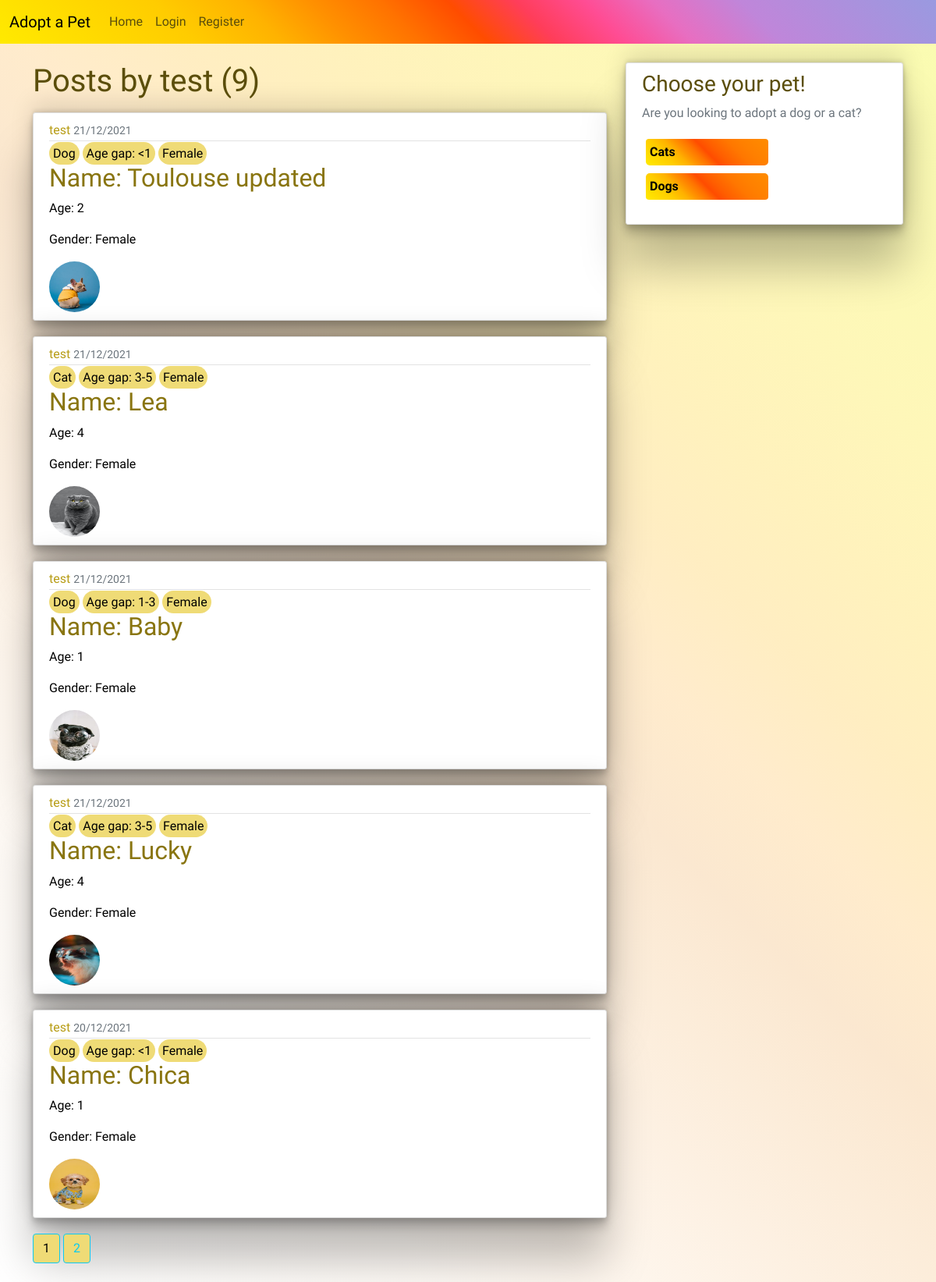
The app's page /user/test with its own data.
### app/models.py (models this page shows, shortened)
class User(db.Model, UserMixin):
    id = db.Column(db.Integer, primary_key=True)
    username = db.Column(db.String(20), unique=True, nullable=False)
    name = db.Column(db.String(30), nullable=False)
    email = db.Column(db.String(120), unique=True, nullable=False)
    image_file = db.Column(db.String(20), nullable=False, default='default.jpg')
    password = db.Column(db.String(60), nullable=False)
    posts = db.relationship('Post', backref='user', lazy=True)

class Post(db.Model):
    id = db.Column(db.Integer, primary_key=True)
    name = db.Column(db.String(20), nullable=False)
    age = db.Column(db.Integer, nullable=False)
    gender = db.Column(db.String(10), nullable=False)
    date_posted = db.Column(db.DateTime, nullable=False, default=datetime.utcnow)
    content = db.Column(db.Text, nullable=False)
    user_id = db.Column(db.Integer, db.ForeignKey('user.id'), nullable=False)
    pictures = db.Column(db.String(20), nullable=False, default='default.jpg')
    adoption_info = db.Column(db.Text, nullable=False)
    pet_tag = db.Column(db.String(5), nullable=False)
    age_tag = db.Column(db.String(5), nullable=False)

### app/routes.py (the view)
@app.route('/user/<string:username>')
def user_posts(username):
    page = request.args.get('page', 1, type=int)
    user = User.query.filter_by(username=username).first_or_404()
    posts = Post.query.filter_by(user=user) \
        .order_by(Post.date_posted.desc()) \
        .paginate(page=page, per_page=5)
    return render_template('user_posts.html', posts=posts, user=user)

### app/templates/user_posts.html
{% extends 'layout.html' %}
{% block content %}
<h1 class="mb-3">Posts by {{ user.username }} ({{ posts.total }}) </h1>
    {% for post in posts.items %}
         <article class="media content-section">
          <div class="media-body">
            <div class="article-metadata">
              <a class="mr-2" href="{{ url_for('user_posts', username=post.user.username) }}">{{ post.user.username}}</a>
              <small class="text-muted">{{ post.date_posted.strftime('%d/%m/%Y') }}</small>
            </div>
              <div>
                  <span class="tag">{{ post.pet_tag }}</span>
                  <span class="tag">Age gap: {{ post.age_tag}}</span>
                  <span class="tag">{{ post.gender}}</span>
              </div>
            <h2><a class="article-title" href="{{ url_for('post', post_id=post.id) }}">Name: {{ post['name']}}</a></h2>
            <p class="article-content">Age: {{ post['age'] }}</p>
            <p class="article-content">Gender: {{ post['gender'] }}</p>
            <img class="rounded-circle article-img" src="{{ url_for('static', filename='pictures/' + post.pictures) }}" alt="pets">
          </div>
        </article>
      {% endfor %}
    {% for page_num in posts.iter_pages(left_edge=1, right_edge=1, left_current=1, right_current=2) %}
        {% if page_num %}
            {% if posts.page == page_num %}
                <a class="btn btn-info mb-4" href="{{ url_for('user_posts', username=user.username, page=page_num) }}">{{ page_num }}</a>
            {% else %}
                <a class="btn btn-outline-info mb-4" href="{{ url_for('user_posts', username=user.username, page=page_num) }}">{{ page_num }}</a>
            {% endif %}
        {% else %}
            ...
        {% endif %}
    {% endfor %}
{% endblock content %}

### app/static/main.css (style rules this page uses)
* { font-family: 'Mukta', sans-serif; }
body { color: black; margin-top: 5rem; background-image: linear-gradient( 45deg, hsl(0deg 0% 100%) 0%, hsl(32deg 89% 98%) 20%, hsl(32deg 88% 96%) 29%, hsl(32deg 87% 94%) 36%, hsl(33deg 85% 92%) 43%, hsl(33deg 84% 90%) 50%, hsl(37deg 100% 90%) 57%, hsl(43deg 100% 88%) 64%, hsl(48deg 100% 87%) 71%, hsl(54deg 97% 86%) 80%, hsl(62deg 93% 84%) 100% ); }
h1, h2, h3, h4, h5, h6 { color: #5b4e0b; }
.content-section { background: #ffffff; padding: 10px 20px; border: 1px solid #dddddd; border-radius: 3px; margin-bottom: 20px; box-shadow: rgba(0, 0, 0, 0.25) 0px 54px 55px, rgba(0, 0, 0, 0.12) 0px -12px 30px, rgba(0, 0, 0, 0.12) 0px 4px 6px, rgba(0, 0, 0, 0.17) 0px 12px 13px, rgba(0, 0, 0, 0.09) 0px -3px 5px; }
.article-title { color: #897510; text-decoration: none; }
.article-content { white-space: pre-line; }
.article-img { height: 65px; width: 65px; margin-right: 16px; }
.article-metadata { color: #897510; text-decoration: none; padding-bottom: 1px; margin-bottom: 4px; border-bottom: 1px solid #e3e3e3 }
.article-metadata .mr-2 { text-decoration: none; color: #b79c15; }
.btn { background-color: #efdb76; }
.tag { background-color: #efdb76; color: black; padding: 5px; border-radius: 15px; border: none; }

### records on screen
User: username "test"
Post: user.username "test", date_posted "21/12/2021", pet_tag "Dog", age_tag "<1", gender "Female", name "Toulouse updated", age "2", pictures (picture)
Post: user.username "test", date_posted "21/12/2021", pet_tag "Cat", age_tag "3-5", gender "Female", name "Lea", age "4", pictures (picture)
Post: user.username "test", date_posted "21/12/2021", pet_tag "Dog", age_tag "1-3", gender "Female", name "Baby", age "1", pictures (picture)
Post: user.username "test", date_posted "21/12/2021", pet_tag "Cat", age_tag "3-5", gender "Female", name "Lucky", age "4", pictures (picture)
Post: user.username "test", date_posted "20/12/2021", pet_tag "Dog", age_tag "<1", gender "Female", name "Chica", age "1", pictures (picture)

### other values on screen
{{ posts.total }} "9"
{{ page_num }} "1"
{{ page_num }} "2"
